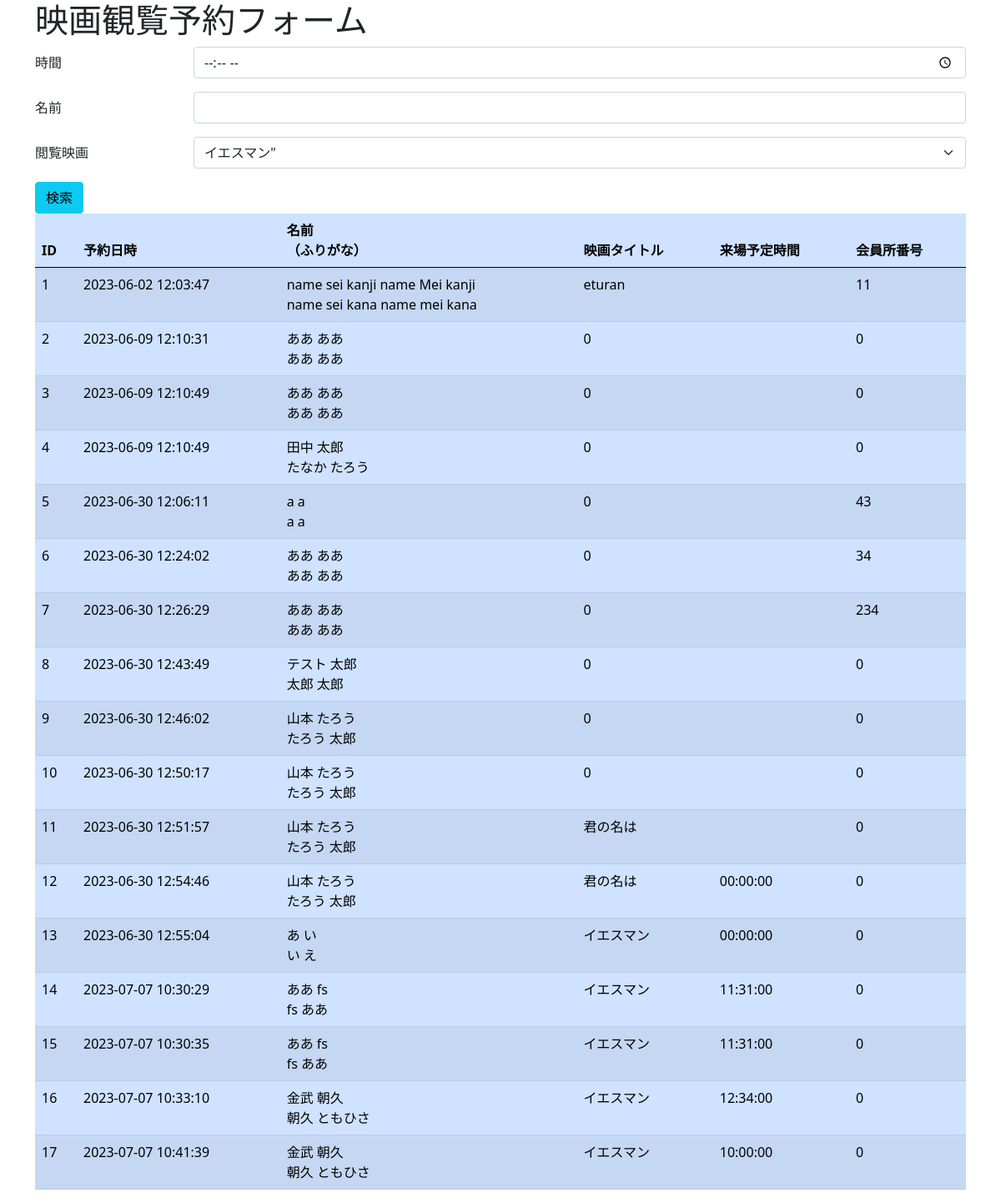
Page /list.php on the committed database.
### tables this page shows
CREATE TABLE `form` (
  `id` int(11) NOT NULL,
  `created_at` datetime NOT NULL DEFAULT CURRENT_TIMESTAMP,
  `name sei kanji` varchar(128) NOT NULL,
  `name Mei kanji` varchar(128) NOT NULL,
  `name sei kana` varchar(128) NOT NULL,
  `name mei kana` varchar(128) NOT NULL,
  `jusho` text NOT NULL,
  `denwabangou` varchar(12) NOT NULL,
  `seki otona` int(4) DEFAULT NULL,
  `seki kodomo` int(4) DEFAULT NULL,
  `jikan` time DEFAULT NULL,
  `eturan` varchar(128) DEFAULT NULL,
  `shiharai` varchar(18) DEFAULT NULL,
  `kanin` int(11) DEFAULT NULL,
  `shokugyou` varchar(128) DEFAULT NULL
);

### src/list.php (the view, shortened to what this page needs)
<?php
extract($_POST);
$errors = [];
$db_host = 'app';
$db_user = 'app_passwd';
$db_password = 'test';
$db_db = 'test';
$mysqli = @new mysqli(
    $db_host,
    $db_user,
    $db_password,
    $db_db
);
if ($mysqli->connect_error) {
    $errors[] = "[{$mysqli->connect_errno}]::MySQLのエラーです";
} else {
    $query  = "SELECT id, created_at, `name sei kanji`, `name Mei kanji`, `name sei kana`, `name mei kana`, eturan,jikan,kanin FROM form ORDER BY id ASC";
    $stmt   = $mysqli->prepare($query);
    try {
        $stmt->execute();
        $rows = [];
        $result = $stmt->get_result();
        while ($row = $result->fetch_array(MYSQLI_ASSOC)) {
            $rows[] = $row;
        }
    } catch (Exception $e) {
        $errors[] = "[99999]::{$e->getMessage()}";
    }
}
?>
<!doctype html>
<html lang="en">
<head>
    <link href="https://cdn.jsdelivr.net/npm/bootstrap@5.0.2/dist/css/bootstrap.min.css" rel="stylesheet">
</head>
<body>
    <div class="container">
        <h1>映画観覧予約フォーム</h1>
        <form method="post" action="./list.php">
            <div class="mb-3 row">
                <label for="jikan" class="col-sm-2 col-form-label">時間</label>
                <div class="col-sm-10">
                    <input type="time" name="jikan" class="form-control" id="jikan" value="<?php echo $_POST['jikan']; ?>">
                </div>
            </div>
            <div class="mb-3 row">
                <label for="namesei" class="col-sm-2 col-form-label">名前</label>
                <div class="col-sm-10">
                    <input type="text" name="namesei" class="form-control" id="namesei">
                </div>
            </div>
            <div class="mb-3 row">
                <label for="movie" class="col-sm-2 col-form-label">閲覧映画</label>
                <div class="col-sm-10">
                    <select class="form-select" name="movie" id="movie">
                        <option selected value="イエスマン">イエスマン"</option>
                    </select>
                </div>
            </div>
            <button type="submit" class="btn btn-info">検索</button>
        </form>
        <?php if (empty($errors)) { ?>
            <table class="table table-primary table-striped">
                <thead>
                    <th>ID</th>
                    <th>予約日時</th>
                    <th>名前<br>（ふりがな）</th>
                    <th>映画タイトル</th>
                    <th>来場予定時間</th>
                    <th>会員所番号</th>
                </thead>
                <tbody>
                    <?php foreach ($rows as $row) { ?>
                        <tr>
                            <td><?php echo htmlspecialchars($row['id']); ?></td>
                            <td><?php echo htmlspecialchars($row['created_at']); ?></td>
                            <td>
                                <?php echo htmlspecialchars("{$row['name sei kanji']} {$row['name Mei kanji']}"); ?>
                                <br>
                                <?php echo htmlspecialchars("{$row['name sei kana']} {$row['name mei kana']}"); ?>
                            </td>
                            <td><?php echo htmlspecialchars($row['eturan']); ?></td>
                            <td><?php echo htmlspecialchars($row['jikan']); ?></td>
                            <td><?php echo htmlspecialchars($row['kanin']); ?></td>
                        </tr>
                    <?php } ?>
                </tbody>
            </table>
        <?php } else { ?>
            <div class="alert alert-danger" role="alert">
                <?php echo implode("<br>", $errors); ?>
            </div>
        <?php } ?>
    </div>
</body>
</html>

### rows in the picture
form: id "1", created_at "2023-06-02 12:03:47", name sei kanji+name Mei kanji "name sei kanji name Mei kanji", name sei kana+name mei kana "name sei kana name mei kana", eturan "eturan", kanin "11"
form: id "2", created_at "2023-06-09 12:10:31", name sei kanji+name Mei kanji "ああ ああ", name sei kana+name mei kana "ああ ああ", eturan "0", kanin "0"
form: id "3", created_at "2023-06-09 12:10:49", name sei kanji+name Mei kanji "ああ ああ", name sei kana+name mei kana "ああ ああ", eturan "0", kanin "0"
form: id "4", created_at "2023-06-09 12:10:49", name sei kanji+name Mei kanji "田中 太郎", name sei kana+name mei kana "たなか たろう", eturan "0", kanin "0"
form: id "5", created_at "2023-06-30 12:06:11", name sei kanji+name Mei kanji "a a", name sei kana+name mei kana "a a", eturan "0", kanin "43"
form: id "6", created_at "2023-06-30 12:24:02", name sei kanji+name Mei kanji "ああ ああ", name sei kana+name mei kana "ああ ああ", eturan "0", kanin "34"
form: id "7", created_at "2023-06-30 12:26:29", name sei kanji+name Mei kanji "ああ ああ", name sei kana+name mei kana "ああ ああ", eturan "0", kanin "234"
form: id "8", created_at "2023-06-30 12:43:49", name sei kanji+name Mei kanji "テスト 太郎", name sei kana+name mei kana "太郎 太郎", eturan "0", kanin "0"
form: id "9", created_at "2023-06-30 12:46:02", name sei kanji+name Mei kanji "山本 たろう", name sei kana+name mei kana "たろう 太郎", eturan "0", kanin "0"
form: id "10", created_at "2023-06-30 12:50:17", name sei kanji+name Mei kanji "山本 たろう", name sei kana+name mei kana "たろう 太郎", eturan "0", kanin "0"
form: id "11", created_at "2023-06-30 12:51:57", name sei kanji+name Mei kanji "山本 たろう", name sei kana+name mei kana "たろう 太郎", eturan "君の名は", kanin "0"
form: id "12", created_at "2023-06-30 12:54:46", name sei kanji+name Mei kanji "山本 たろう", name sei kana+name mei kana "たろう 太郎", eturan "君の名は", jikan "00:00:00", kanin "0"
form: id "13", created_at "2023-06-30 12:55:04", name sei kanji+name Mei kanji "あ い", name sei kana+name mei kana "い え", eturan "イエスマン", jikan "00:00:00", kanin "0"
form: id "14", created_at "2023-07-07 10:30:29", name sei kanji+name Mei kanji "ああ fs", name sei kana+name mei kana "fs ああ", eturan "イエスマン", jikan "11:31:00", kanin "0"
form: id "15", created_at "2023-07-07 10:30:35", name sei kanji+name Mei kanji "ああ fs", name sei kana+name mei kana "fs ああ", eturan "イエスマン", jikan "11:31:00", kanin "0"
form: id "16", created_at "2023-07-07 10:33:10", name sei kanji+name Mei kanji "金武 朝久", name sei kana+name mei kana "朝久 ともひさ", eturan "イエスマン", jikan "12:34:00", kanin "0"
form: id "17", created_at "2023-07-07 10:41:39", name sei kanji+name Mei kanji "金武 朝久", name sei kana+name mei kana "朝久 ともひさ", eturan "イエスマン", jikan "10:00:00", kanin "0"
